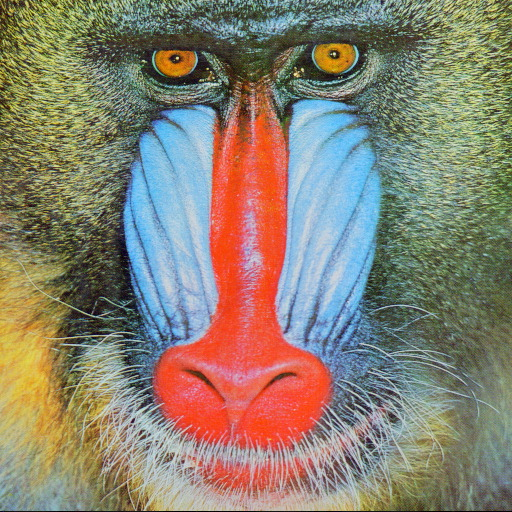
#> input picture vision_computacional/baboon.jpg, 512 x 512 px
$ python ej05.py
#> lines starting #> are read from the running program, lines starting #| are printed output that depends on the picture; pictures that were not available may be replaced by others from this repository, and a replacement may not be noted
#
# COMPUTER VISION
# FI UNAM 2024-2
# BASIC SIGNAL OPERATIONS
#

import numpy as np
import cv2

def trackbar_shift_x_callback(val):
    global shift_x
    shift_x = val

def trackbar_shift_y_callback(val):
    global shift_y
    shift_y = val

def trackbar_scale_callback(val):
    global scale
    scale = float(val)/100.0

def trackbar_merge_callback(val):
    global merge
    merge = float(val)/100.0

def main():
    global shift_x, shift_y, scale, merge
    shift_x, shift_y = 0,0
    scale = 1.0
    merge = 0.5

    img1 = cv2.cvtColor(cv2.imread('baboon.jpg'), cv2.COLOR_BGR2GRAY)
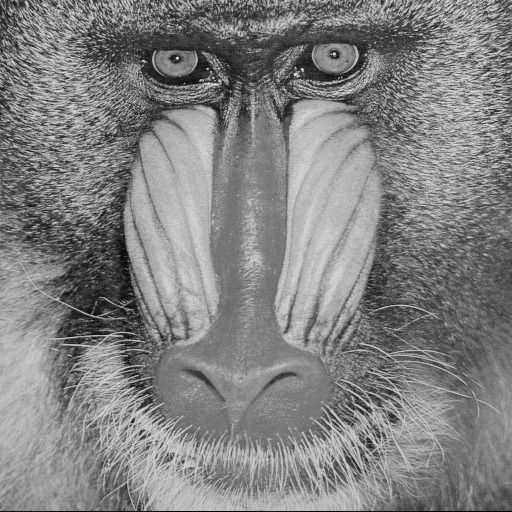
#> img1: shape (512, 512); min 0, max 234, mean 129.7
    img2 = cv2.cvtColor(cv2.imread('lena.png')  , cv2.COLOR_BGR2GRAY)
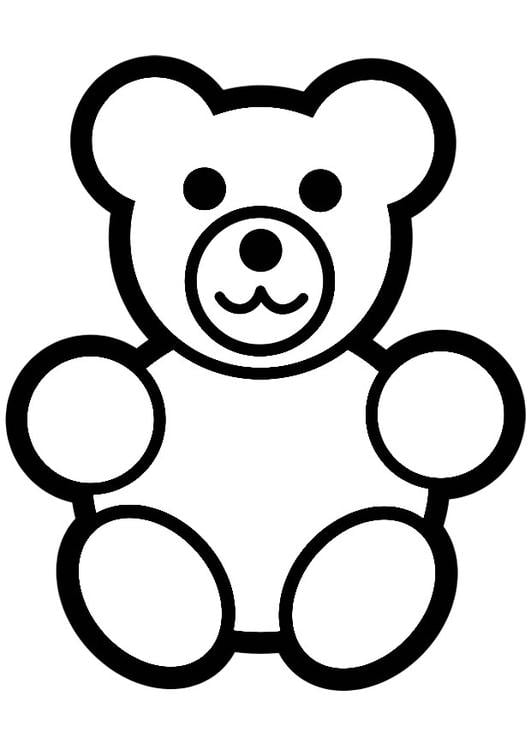
#> input picture vision_computacional/imag.jpg, 531 x 750 px, given in place of lena.png, which was not available
#> img2: shape (750, 531); min 0, max 255, mean 209

    cv2.namedWindow('Shift')
    cv2.createTrackbar('x','Shift', 0, 100, trackbar_shift_x_callback)
    cv2.createTrackbar('y','Shift', 0, 100, trackbar_shift_y_callback)
    cv2.setTrackbarMin('x', 'Shift', -100)
    cv2.setTrackbarMin('y', 'Shift', -100)

    cv2.namedWindow('Scale')
    cv2.createTrackbar('%', 'Scale', 100, 200, trackbar_scale_callback)

    cv2.namedWindow('Merge')
    cv2.createTrackbar('Bal', 'Merge', 50, 100, trackbar_merge_callback)

    while True:
        img_shifted = np.zeros((712, 712), np.uint8)
        img_shifted[100+shift_y:612+shift_y, 100+shift_x:612+shift_x] = img1
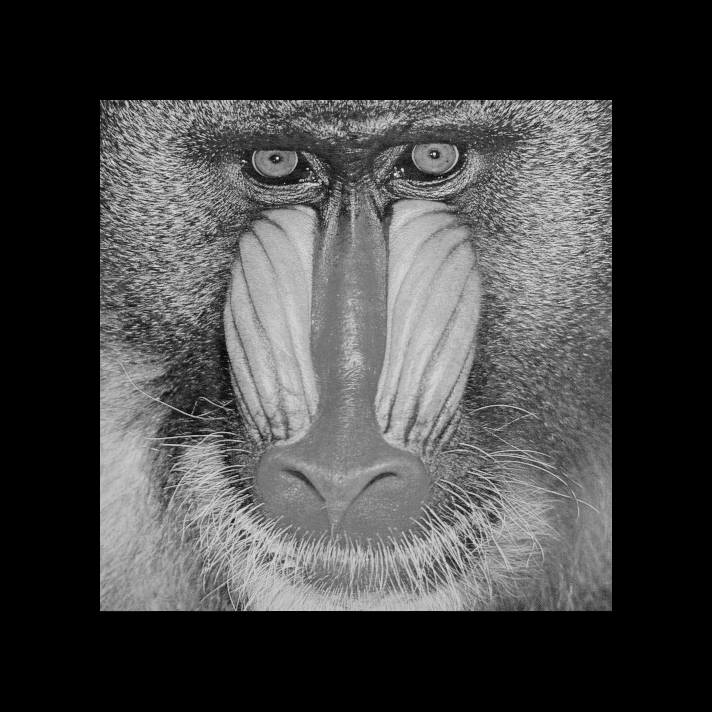
#> img_shifted: shape (712, 712); min 0, max 234, mean 67
        cv2.imshow("Shift", img_shifted[100:612, 100:612])
        cv2.imshow("Scale", img1*scale/255.0)
        cv2.imshow("Invert XY", np.flip(img1))
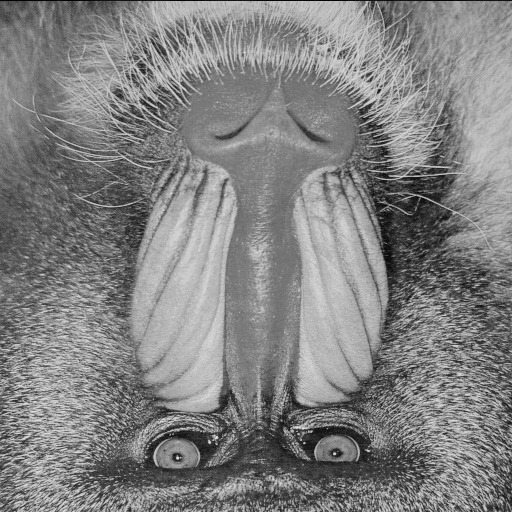
#> window 'Invert XY': shape (512, 512); min 0, max 234, mean 129.7
#> (the run stopped early here; a loop or call above may not have finished)
